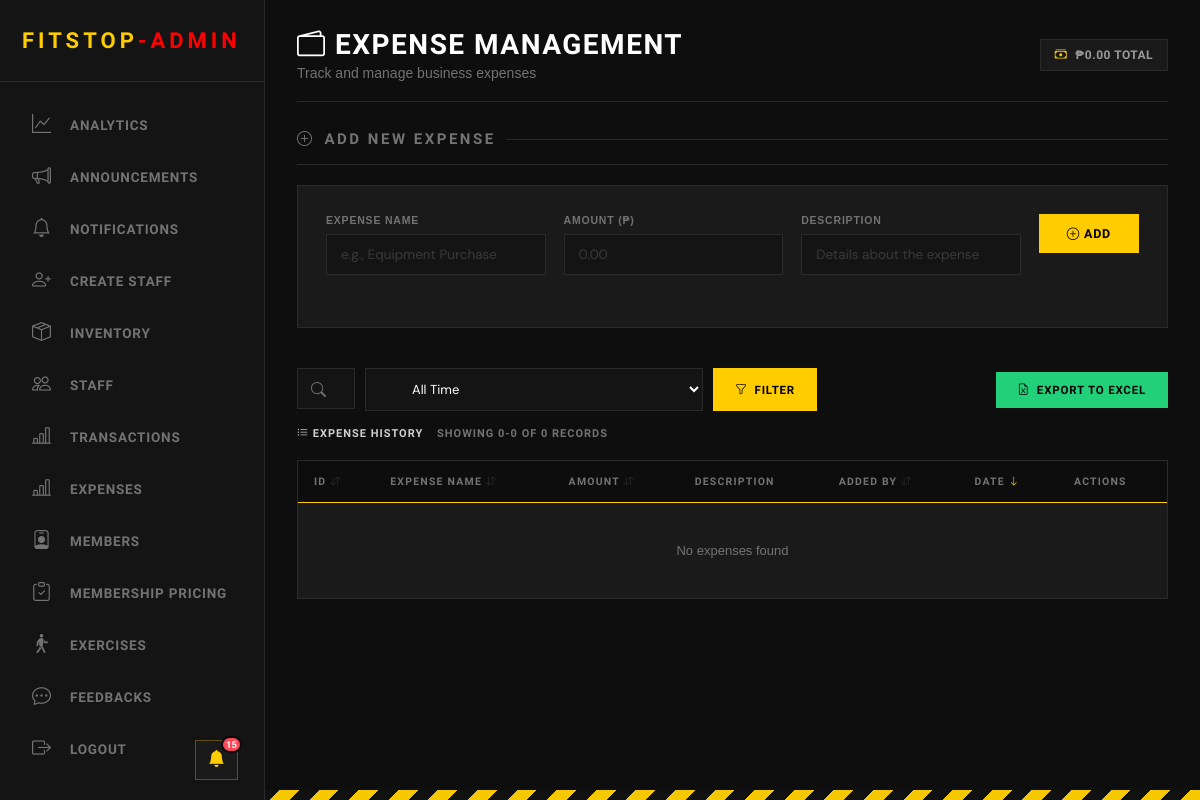
The app's page /admin/expenses.php (signed in), older data.
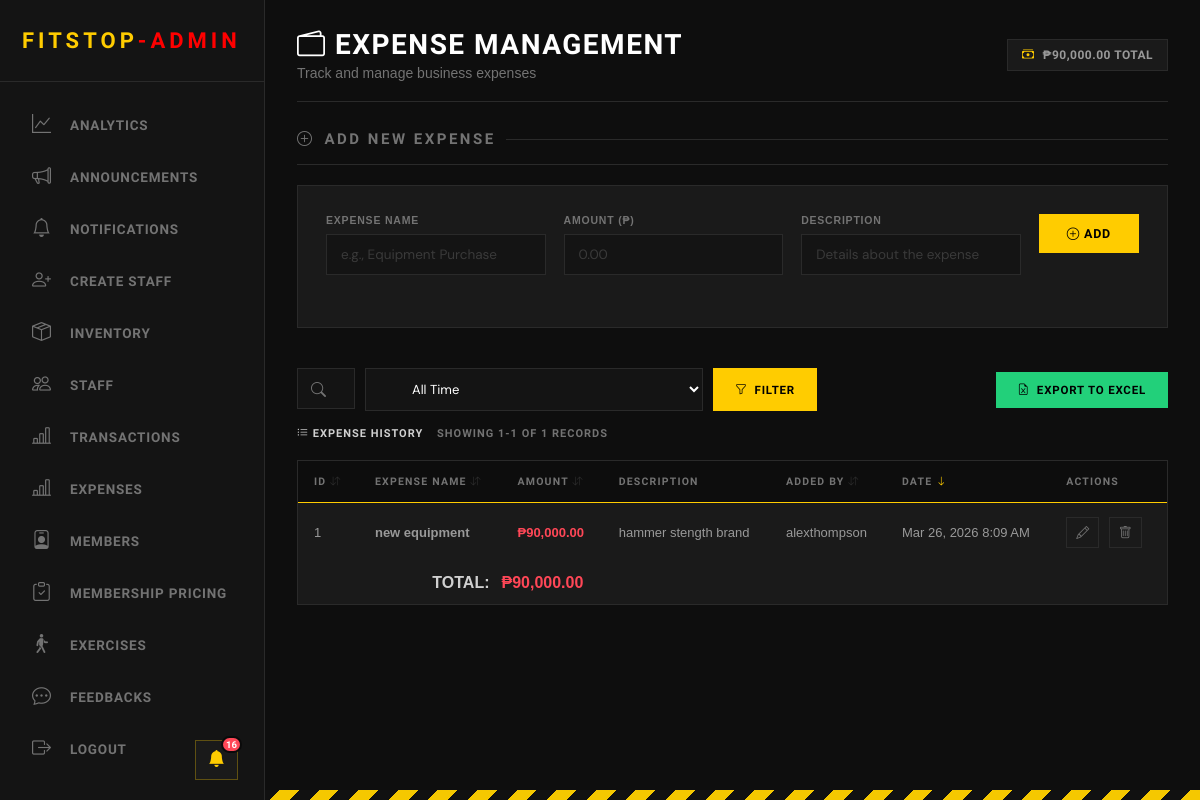
The same page, newer data.
### tables this page shows
CREATE TABLE expense_history (     expense_id INTEGER PRIMARY KEY AUTOINCREMENT,     expense_name TEXT NOT NULL,     expense REAL NOT NULL,     description TEXT,     author TEXT,     created_at DATETIME DEFAULT CURRENT_TIMESTAMP,     updated_at DATETIME DEFAULT CURRENT_TIMESTAMP );

### admin/includes/header_admin.php (the view, shortened to what the changed rows need)
<?php
include('../login/connection.php');
$unread_stmt = $pdo->query("SELECT COUNT(*) as count FROM notification_history WHERE is_read = 0");
$unread_count = $unread_stmt->fetch()['count'];
?>
<head>
    <link rel="stylesheet" href="../staff/staff.css">
    <link href="../styles.css" rel="stylesheet">
    <link rel="stylesheet" href="https://cdnjs.cloudflare.com/ajax/libs/font-awesome/6.4.0/css/all.min.css">
    <link rel="stylesheet" href="https://cdn.jsdelivr.net/npm/bootstrap-icons@1.11.0/font/bootstrap-icons.css">
</head>
<body>
    <div style="position: fixed; bottom: 20px; left: calc(var(--sidebar-w) - 70px); z-index: 1001;">
        <div class="notif-wrapper">
            <button class="notif-bell-btn" id="notifBellBtn">
                <i class="bi bi-bell-fill"></i>
                <?php if ($unread_count > 0): ?>
                    <span class="notif-badge"><?php echo $unread_count; ?></span>
                <?php endif; ?>
            </button>
        </div>
    </div>

### admin/expenses.php (shortened to what the changed rows need)
<?php
include("../Login/connection.php");
$search = isset($_GET['search']) ? trim($_GET['search']) : '';
$time_filter = isset($_GET['time']) ? $_GET['time'] : '';
$sort_by = isset($_GET['sort']) ? $_GET['sort'] : 'created_at';
$sort_order = isset($_GET['order']) ? $_GET['order'] : 'DESC';
$records_per_page = 15;
$page = isset($_GET['page']) ? (int) $_GET['page'] : 1;
$offset = ($page - 1) * $records_per_page;
$sort_order = ($sort_order === 'ASC') ? 'ASC' : 'DESC';
$where_conditions = [];
$params = [];
$where_clause = count($where_conditions) > 0 ? "WHERE " . implode(" AND ", $where_conditions) : "";
$total_query = $pdo->prepare("SELECT COUNT(*) as total FROM expense_history $where_clause");
$total_query->execute($params);
$total_records = $total_query->fetch()['total'];
$query = "SELECT * FROM expense_history $where_clause ORDER BY $sort_by $sort_order LIMIT :limit OFFSET :offset";
$stmt = $pdo->prepare($query);
$stmt->bindValue(':limit', $records_per_page, PDO::PARAM_INT);
$stmt->bindValue(':offset', $offset, PDO::PARAM_INT);
$stmt->execute();
$expenses = $stmt->fetchAll();
$total_stmt = $pdo->prepare("SELECT COALESCE(SUM(expense), 0) as total FROM expense_history $where_clause");
$total_stmt->execute($params);
$total_expenses = $total_stmt->fetch()['total'];
function getSortUrl($column, $current_sort, $current_order, $search, $time, $page)
{
    $new_order = 'ASC';
    $params = "sort=$column&order=$new_order";
    return "?$params";
}
function getSortIcon($column, $current_sort, $current_order)
{
    if ($current_sort !== $column) {
        return '<i class="bi bi-arrow-down-up" style="opacity: 0.3; font-size: 10px;"></i>';
    }
    return $current_order === 'ASC'
        ? '<i class="bi bi-arrow-up" style="color: var(--hazard); font-size: 10px;"></i>'
        : '<i class="bi bi-arrow-down" style="color: var(--hazard); font-size: 10px;"></i>';
}
?>
<!DOCTYPE html>
<html>
<head>
    <link rel="stylesheet" href="styles.css">
    <link rel="stylesheet" href="https://cdn.jsdelivr.net/npm/bootstrap-icons@1.11.0/font/bootstrap-icons.css">
</head>
<body>
    <?php include('includes/header_admin.php') ?>
    <div class="main-content">
        <div class="topbar">
            <div class="topbar-left">
                <h1><i class="bi bi-wallet2"></i> Expense Management</h1>
            </div>
            <div class="topbar-right">
                <div class="topbar-badge">
                    <i class="bi bi-cash-stack"></i>
                    <span>₱<?php echo number_format($total_expenses, 2); ?> Total</span>
                </div>
            </div>
        </div>
        <section>
            <h2><i class="bi bi-plus-circle"></i> Add New Expense</h2>
        </section>
        <section>
            <div style="margin-bottom: 20px;">
                <h2 style="margin: 0; border: none; padding: 0; font-size: 11px;">
                    <i class="bi bi-list-ul"></i> Expense History
                    <span style="color: var(--text-muted); margin-left: 10px;">
                        Showing
                        <?php echo min($offset + 1, $total_records); ?>-<?php echo min($offset + $records_per_page, $total_records); ?>
                        of <?php echo $total_records; ?> records
                    </span>
                </h2>
            </div>
            <div class="inventory-table">
                <table>
                    <thead>
                        <tr>
                            <th class="sortable-header"
                                onclick="window.location.href='<?php echo getSortUrl('expense_id', $sort_by, $sort_order, $search, $time_filter, $page); ?>'">
                                ID <?php echo getSortIcon('expense_id', $sort_by, $sort_order); ?>
                            </th>
                            <th class="sortable-header"
                                onclick="window.location.href='<?php echo getSortUrl('expense_name', $sort_by, $sort_order, $search, $time_filter, $page); ?>'">
                                Expense Name <?php echo getSortIcon('expense_name', $sort_by, $sort_order); ?>
                            </th>
                            <th class="sortable-header"
                                onclick="window.location.href='<?php echo getSortUrl('expense', $sort_by, $sort_order, $search, $time_filter, $page); ?>'">
                                Amount <?php echo getSortIcon('expense', $sort_by, $sort_order); ?>
                            </th>
                            <th>Description</th>
                            <th class="sortable-header"
                                onclick="window.location.href='<?php echo getSortUrl('author', $sort_by, $sort_order, $search, $time_filter, $page); ?>'">
                                Added By <?php echo getSortIcon('author', $sort_by, $sort_order); ?>
                            </th>
                            <th class="sortable-header"
                                onclick="window.location.href='<?php echo getSortUrl('created_at', $sort_by, $sort_order, $search, $time_filter, $page); ?>'">
                                Date <?php echo getSortIcon('created_at', $sort_by, $sort_order); ?>
                            </th>
                            <th>Actions</th>
                        </tr>
                    </thead>
                    <tbody>
                        <?php if (count($expenses) > 0): ?>
                            <?php foreach ($expenses as $expense): ?>
                                <tr>
                                    <td><?php echo $expense['expense_id']; ?></td>
                                    <td><strong><?php echo htmlspecialchars($expense['expense_name']); ?></strong></td>
                                    <td><strong
                                            style="color: var(--danger);">₱<?php echo number_format($expense['expense'], 2); ?></strong>
                                    </td>
                                    <td><?php echo htmlspecialchars($expense['description'] ?? '-'); ?></td>
                                    <td><?php echo htmlspecialchars($expense['author']); ?></td>
                                    <td><?php echo date('M d, Y g:i A', strtotime($expense['created_at'])); ?></td>
                                    <td>
                                        <button class="btn-icon"
                                            onclick="editExpense(<?php echo htmlspecialchars(json_encode($expense)); ?>)">
                                            <i class="bi bi-pencil"></i>
                                        </button>
                                        <a href="?delete=<?php echo $expense['expense_id']; ?>" class="btn-icon"
                                            onclick="return confirm('Delete this expense?')">
                                            <i class="bi bi-trash"></i>
                                        </a>
                                    </td>
                                </tr>
                            <?php endforeach; ?>
                        <?php else: ?>
                            <tr>
                                <td colspan="7" style="text-align: center; padding: 40px; color: var(--text-muted);">
                                    <?php echo ($search || $time_filter) ? 'No expenses match your filters' : 'No expenses found'; ?>
                                </td>
                            </tr>
                        <?php endif; ?>
                    </tbody>
                    <?php if (count($expenses) > 0): ?>
                        <tfoot>
                            <tr style="background: var(--bg-card); font-weight: 700;">
                                <td colspan="2" style="text-align: right; padding: 12px;">TOTAL:</td>
                                <td style="color: var(--danger); font-size: 16px;">
                                    ₱<?php echo number_format($total_expenses, 2); ?></td>
                                <td colspan="4"></td>
                            </tr>
                        </tfoot>
                    <?php endif; ?>
                </table>
            </div>
        </section>
    </div>
</body>
</html>

Row changes from the older to the newer data that the page shows:
added expense_history: expense_id "1", expense_name "new equipment", expense "90,000.00", description "hammer stength brand", author "alexthompson", created_at "Mar 26, 2026 8:09 AM"
Text that changed along with them:
$unread_count: "15" → "16"
$total_expenses: "0.00" → "90,000.00"
min($offset + 1, $total_records): "0" → "1"
min($offset + $records_per_page, $total_records): "0" → "1"
$total_records: "0" → "1"
$total_expenses: (not shown) → "90,000.00"
text no longer shown: "No expenses found"
text now shown: "TOTAL: ₱"
